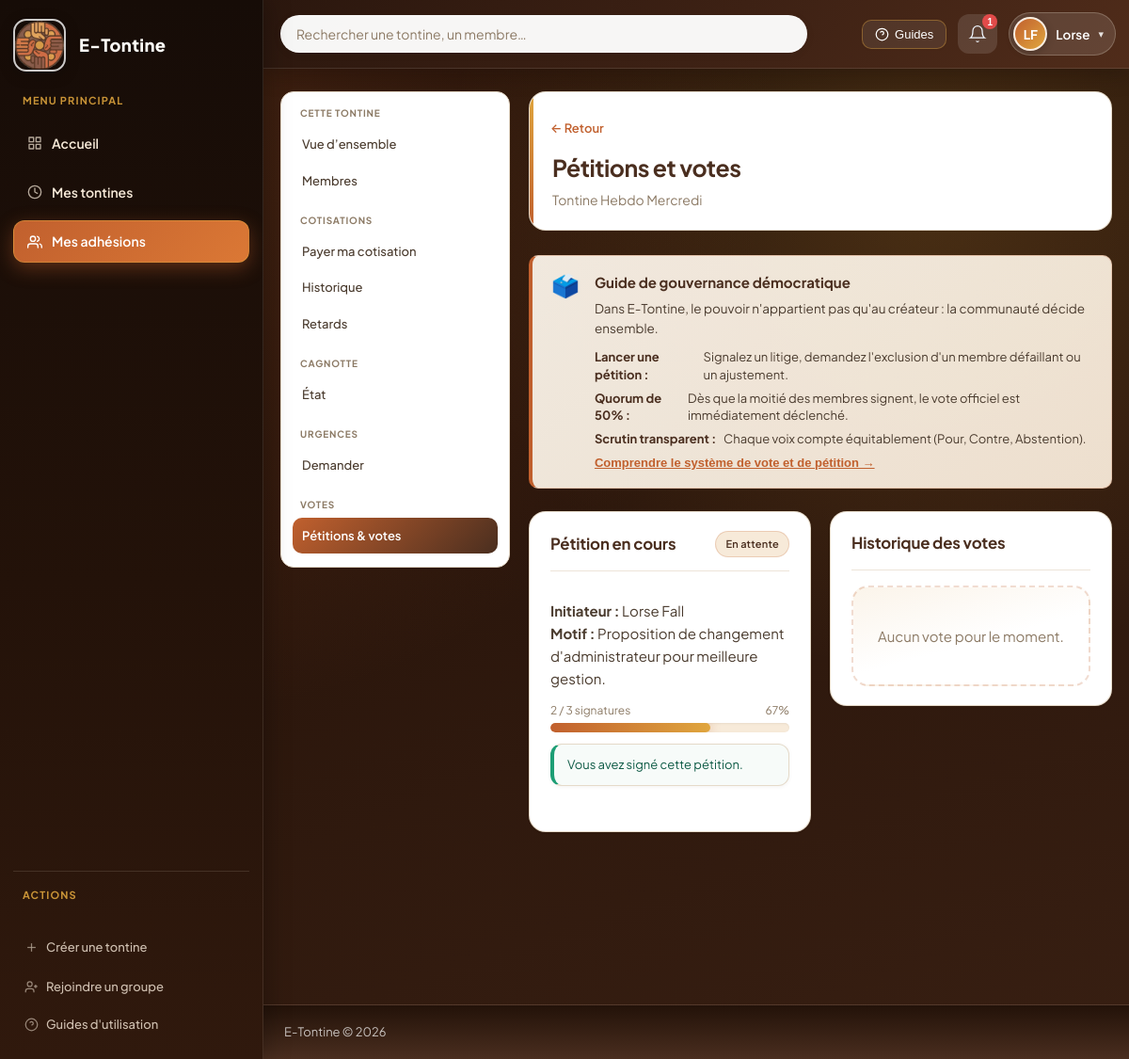
Page /pages/votes/petition.php?tontine=1 (signed in) on the committed database.
### tables this page shows
CREATE TABLE tontines (
    id              INT UNSIGNED AUTO_INCREMENT PRIMARY KEY,
    nom             VARCHAR(150)        NOT NULL,
    description     TEXT                NULL,
    montant_cotisation DECIMAL(12,2)    NOT NULL,
    frequence       ENUM('hebdomadaire','mensuelle','trimestrielle') NOT NULL DEFAULT 'mensuelle',
    echeance_jour_semaine TINYINT UNSIGNED NULL DEFAULT NULL,
    echeance_jour_mois TINYINT UNSIGNED NULL DEFAULT NULL,
    nombre_max_membres SMALLINT UNSIGNED NOT NULL DEFAULT 10,
    statut          ENUM('active','fermee','suspendue','brouillon') NOT NULL DEFAULT 'active',
    cycles_completes_ce_tour INT UNSIGNED NOT NULL DEFAULT 0,
    numero_tour_actuel       INT UNSIGNED NOT NULL DEFAULT 1,
    tour_complet_en_attente  TINYINT(1)   NOT NULL DEFAULT 0,
    createur_id     INT UNSIGNED        NOT NULL,
    amende_par_jour DECIMAL(10,2)       DEFAULT 0,
    amende_delai_grace INT              DEFAULT 0,
    amendes_activees TINYINT            DEFAULT 0,
    date_creation   DATETIME            NOT NULL DEFAULT CURRENT_TIMESTAMP,
    date_fermeture  DATETIME            NULL,
    CONSTRAINT fk_tontine_createur FOREIGN KEY (createur_id) REFERENCES utilisateurs(id) ON DELETE RESTRICT
);

CREATE TABLE petitions (
    id              INT UNSIGNED AUTO_INCREMENT PRIMARY KEY,
    tontine_id      INT UNSIGNED        NOT NULL,
    initiateur_id   INT UNSIGNED        NOT NULL,
    motif           TEXT                NOT NULL,
    statut          ENUM('en_cours','vote_ouvert','acceptee','rejetee') NOT NULL DEFAULT 'en_cours',
    nombre_signatures SMALLINT UNSIGNED NOT NULL DEFAULT 0,
    seuil_signatures SMALLINT UNSIGNED  NOT NULL,
    date_creation   DATETIME            NOT NULL DEFAULT CURRENT_TIMESTAMP,
    date_cloture    DATETIME            NULL,
    CONSTRAINT fk_petition_tontine FOREIGN KEY (tontine_id) REFERENCES tontines(id) ON DELETE CASCADE,
    CONSTRAINT fk_petition_initiateur FOREIGN KEY (initiateur_id) REFERENCES utilisateurs(id) ON DELETE CASCADE
);

CREATE TABLE utilisateurs (
    id              INT UNSIGNED AUTO_INCREMENT PRIMARY KEY,
    nom_complet     VARCHAR(100)        NOT NULL,
    email           VARCHAR(150)        NOT NULL UNIQUE,
    mot_de_passe    VARCHAR(255)        NOT NULL,
    telephone       VARCHAR(20)         NOT NULL,
    role_global     ENUM('super_admin','utilisateur') NOT NULL DEFAULT 'utilisateur',
    est_bloque      TINYINT(1)          NOT NULL DEFAULT 0,
    jeton_invitation VARCHAR(64)        NULL,
    date_inscription DATETIME           NOT NULL DEFAULT CURRENT_TIMESTAMP,
    derniere_connexion DATETIME         NULL
);

### fonctions/tontine.php (called while the page is built, shortened)
<?php
function obtenirTontine(int $id): ?array {
    $bd  = connexionBD();
    $req = $bd->prepare('SELECT t.*, u.nom_complet AS nom_createur FROM tontines t JOIN utilisateurs u ON u.id = t.createur_id WHERE t.id = ?');
    $req->execute([$id]);
    return $req->fetch() ?: null;
}

### fonctions/notification.php (called while the page is built, shortened)
<?php
function nbNotificationsNonLues(int $utilisateurId): int {
    $bd  = connexionBD();
    $req = $bd->prepare('SELECT COUNT(*) FROM notifications WHERE destinataire_id = ? AND est_lu = 0');
    $req->execute([$utilisateurId]);
    return (int)$req->fetchColumn();
}

### fonctions/vote.php (called while the page is built, shortened)
<?php
require_once __DIR__ . '/notification.php';
function listerPetitions(int $tontineId): array {
    $bd  = connexionBD();
    $req = $bd->prepare('SELECT p.*, u.nom_complet AS nom_initiateur FROM petitions p JOIN utilisateurs u ON u.id = p.initiateur_id WHERE p.tontine_id = ? ORDER BY p.date_creation DESC');
    $req->execute([$tontineId]);
    return $req->fetchAll();
}

### pages/votes/petition.php (the view, shortened to what this page needs)
<?php
require_once __DIR__ . '/../../fonctions/tontine.php';
require_once __DIR__ . '/../../fonctions/vote.php';
require_once __DIR__ . '/../../fonctions/aide.php';
$tontineId     = obtenirGetInt('tontine');
$utilisateurId = idUtilisateurConnecte();
$tontine = obtenirTontine($tontineId);
$petitions = listerPetitions($tontineId);
$votes     = listerVotes($tontineId);
$petitionActive = null;
foreach ($petitions as $p) {
    if (in_array($p['statut'], ['en_cours', 'vote_ouvert'])) {
        $petitionActive = $p;
        break;
    }
}
$aDejaSigné = false;
if ($petitionActive) {
    $bd  = connexionBD();
    $req = $bd->prepare('SELECT id FROM signatures_petition WHERE petition_id = ? AND signataire_id = ?');
    $req->execute([$petitionActive['id'], $utilisateurId]);
    $aDejaSigné = (bool)$req->fetch();
}
require_once __DIR__ . '/../../gabarits/entete.php';
?>
<div class="page-entete">
    <div>
        <a href="<?= APP_URL ?>/pages/tontines/voir.php?id=<?= $tontineId ?>" class="lien-retour">← Retour</a>
        <h1>Pétitions et votes</h1>
        <p class="texte-secondaire"><?= htmlspecialchars($tontine['nom']) ?></p>
    </div>
</div>
<div class="banniere-guide-page">
    <div class="banniere-guide-page__icone">🗳️</div>
    <div class="banniere-guide-page__contenu">
        <h2 class="banniere-guide-page__titre">Guide de gouvernance démocratique</h2>
        <p class="banniere-guide-page__texte">Dans E-Tontine, le pouvoir n'appartient pas qu'au créateur : la communauté décide ensemble.</p>
        <ul class="banniere-guide-page__etapes">
            <li><strong>Lancer une pétition :</strong> Signalez un litige, demandez l'exclusion d'un membre défaillant ou un ajustement.</li>
            <li><strong>Quorum de 50% :</strong> Dès que la moitié des membres signent, le vote officiel est immédiatement déclenché.</li>
            <li><strong>Scrutin transparent :</strong> Chaque voix compte équitablement (Pour, Contre, Abstention).</li>
        </ul>
        <button type="button" class="banniere-guide-page__lien" onclick="ouvrirGuide('vote')">
            Comprendre le système de vote et de pétition &rarr;
        </button>
    </div>
</div>
<div class="grille-deux-colonnes">
<div>
<?php if ($petitionActive): ?>
<section class="section-tableau">
    <div class="section-entete">
        <h2>Pétition en cours</h2>
        <?= badgeStatut($petitionActive['statut'] === 'vote_ouvert' ? 'validee' : 'en_attente') ?>
    </div>
    <div class="carte-petition">
        <p><strong>Initiateur :</strong> <?= htmlspecialchars($petitionActive['nom_initiateur']) ?></p>
        <p><strong>Motif :</strong> <?= htmlspecialchars($petitionActive['motif']) ?></p>
        <div class="petition-progression">
            <div class="barre-progression-labels">
                <span><?= $petitionActive['nombre_signatures'] ?> / <?= $petitionActive['seuil_signatures'] ?> signatures</span>
                <span><?= round(($petitionActive['nombre_signatures'] / max(1, $petitionActive['seuil_signatures'])) * 100) ?>%</span>
            </div>
            <div class="barre-progression">
                <div class="barre-progression-remplie"
                     style="width:<?= min(100, round(($petitionActive['nombre_signatures'] / max(1, $petitionActive['seuil_signatures'])) * 100)) ?>%">
                </div>
            </div>
        </div>
        <?php if ($petitionActive['statut'] === 'vote_ouvert'): ?>
        <div class="alerte alerte-info" style="margin-top:12px">
            Le seuil est atteint. Un vote est en cours.
            <a href="<?= APP_URL ?>/pages/votes/voter.php?tontine=<?= $tontineId ?>">Voter maintenant →</a>
        </div>
        <?php elseif ($aDejaSigné): ?>
        <div class="alerte alerte-succes" style="margin-top:12px">Vous avez signé cette pétition.</div>
        <?php endif; ?>
    </div>
</section>
<?php endif; ?>
</div>
<div>
    <section class="section-tableau">
        <div class="section-entete"><h2>Historique des votes</h2></div>
        <?php if (empty($votes)): ?>
        <div class="etat-vide"><p>Aucun vote pour le moment.</p></div>
        <?php endif; ?>
    </section>
</div>
</div>
<?php require_once __DIR__ . '/../../gabarits/pied_de_page.php'; ?>

### rows in the picture
tontines: nom "Tontine Hebdo Mercredi"
petitions: initiateur.nom_complet "Lorse Fall", motif "Proposition de changement d'administrateur pour meilleure gestion.", nombre_signatures "2", seuil_signatures "3", nombre_signatures+seuil_signatures "67"

### other values in the picture
APP_NOM "E-Tontine"
$nbNotifs "1"
$initialesUtilisateur !== '' ? $initialesUtilisateur : 'U' "LF"
$prenomNav "Lorse"
